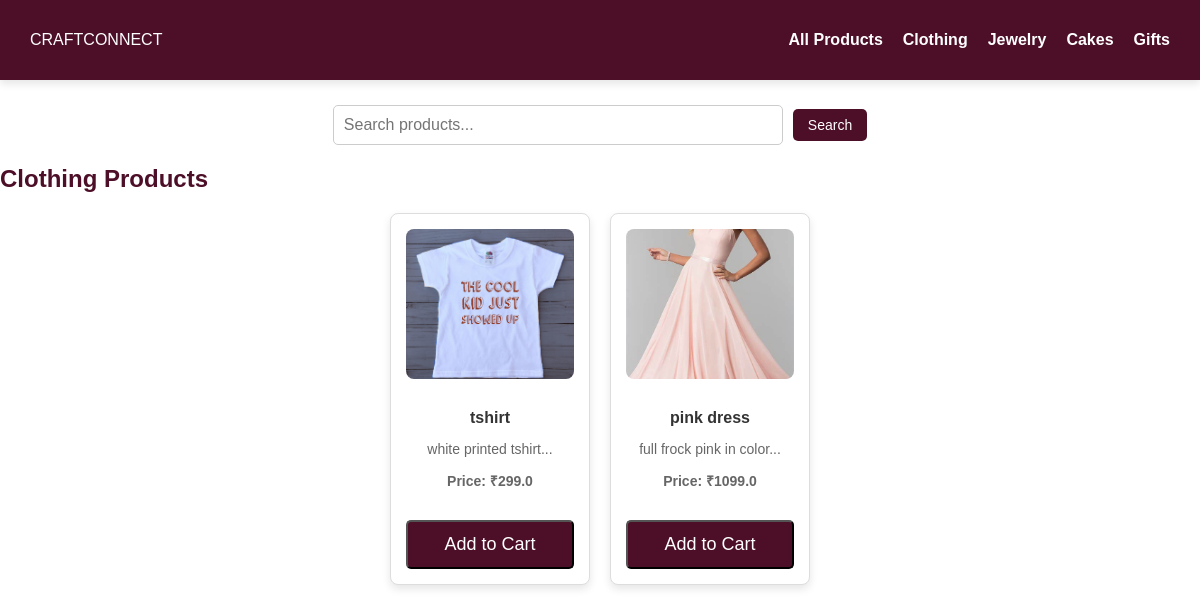
Screenshot of /products/Clothing with the database file from the repository.
### tables this page shows
CREATE TABLE products (
            id INTEGER PRIMARY KEY AUTOINCREMENT,
            name TEXT NOT NULL,
            description TEXT NOT NULL,
            price REAL NOT NULL,
            image TEXT NOT NULL,
            manufacturer_id INTEGER, approved INTEGER DEFAULT 0, category TEXT, stock_limit INTEGER DEFAULT NULL, size_chart TEXT,
            FOREIGN KEY (manufacturer_id) REFERENCES users (id)
        );

### app.py (the view)
@app.route('/products/<category>', methods=['GET', 'POST'])
def products_by_category(category):
    search_query = request.args.get('search', '').strip()  # Get the search query from the URL parameters
    conn = sqlite3.connect("craftconnect.db")
    cursor = conn.cursor()
    if search_query:  # If a search query is provided
        cursor.execute("""
            SELECT * FROM products
            WHERE category = ? AND approved=1 AND(name LIKE ? OR description LIKE ?)
        """, (category, f'%{search_query}%', f'%{search_query}%'))
    else:  # If no search query, display all products in the category
        cursor.execute("SELECT * FROM products WHERE category = ? AND approved=1", (category,))
    products = cursor.fetchall()
    conn.close()
    return render_template('products.html', products=products, category=category, search_query=search_query)

### templates/products.html (shortened to what this page needs)
<!DOCTYPE html>
<html lang="en">
<head>
    <link rel="stylesheet" href="{{ url_for('static', filename='css/styles.css') }}">
</head>
<body>
    <nav class="navbar">
        <div class="logo">CRAFTCONNECT</div>
        <ul class="nav-links">
            <li><a href="{{ url_for('browse_products') }}">All Products</a></li>
            <li><a href="{{ url_for('products_by_category', category='Clothing') }}">Clothing</a></li>
            <li><a href="{{ url_for('products_by_category', category='Jewelry') }}">Jewelry</a></li>
            <li><a href="{{ url_for('products_by_category', category='Cakes') }}">Cakes</a></li>
            <li><a href="{{ url_for('products_by_category', category='Gifts') }}">Gifts</a></li>
        </ul>
    </nav>
    <section class="search-bar">
        <form action="{{ url_for('products_by_category', category=category) }}" method="GET">
            <input type="text" name="search" placeholder="Search products..." value="{{ search_query }}">
            <button type="submit">Search</button>
        </form>
    </section>
    <section class="products-container">
        <h1>{{ category }} Products</h1>
        {% if products %}
        <div class="products-grid">
            {% for product in products %}
            <div class="product-card">
                <a href="{{ url_for('product_details', product_id=product[0]) }}">
                    <img src="{{ url_for('static', filename='uploads/' + product[4]) }}" alt="{{ product[1] }}">
                </a>
                <h3>{{ product[1] }}</h3>
                <p>{{ product[2][:100] }}...</p>
                <p class="price">Price: ₹{{ product[3] }}</p>
                <form action="{{ url_for('add_to_cart', product_id=product[0]) }}" method="POST">
                    <button type="submit" class="button">Add to Cart</button>
                </form>
            </div>
            {% endfor %}
        </div>
        {% else %}
        <p>No products found in this category.</p>
        {% endif %}
    </section>
</body>
</html>

### static/css/styles.css (style rules this page uses)
body { margin: 0; padding: 0; overflow-x: hidden; font-family: Arial, sans-serif; background: white; color: #4D0F28; min-height: 100vh; box-sizing: border-box; width:100%; max-width: 100%; }
.navbar { display: flex; justify-content: space-between; align-items: center; padding: 15px 30px; background: #4D0F28; color: white; box-shadow: 0px 4px 8px rgba(0, 0, 0, 0.1); max-width: 100%; flex-wrap: wrap; }
.nav-links { list-style: none; display: flex; gap: 20px; }
.nav-links a { text-decoration: none; color: white; font-size: 16px; font-weight: bold; transition: color 0.3s ease; }
.button { display: inline-block; margin-top: 20px; padding: 12px 20px; font-size: 18px; background: #4D0F28; color: white; text-decoration: none; border-radius: 5px; transition: 0.3s ease; }
* { outline: none; box-sizing: border-box; max-width: 100vw; }
.products-grid { display: flex; flex-wrap: wrap; justify-content: center; gap: 20px; width: 100%; max-width: 1200px; margin: 0 auto; }
.product-card { background: #fff; color: #4D0F28; padding: 20px; box-shadow: 0px 4px 8px rgba(0, 0, 0, 0.15); text-align: center; border-radius: 8px; transition: transform 0.3s ease, box-shadow 0.3s ease; width: 250px; }
.product-card img { width: 100%; height: 200px; object-fit: cover; border-radius: 5px; margin-bottom: 15px; }
.product-card h3 { font-size: 18px; color: #4D0F28; margin-bottom: 10px; }
.product-card p { font-size: 16px; color: #666; margin-bottom: 10px; }
input, button { width: 100%; padding: 10px; margin-top: 5px; }
.product-card { background-color: #fff; border: 1px solid #ddd; border-radius: 8px; width: 200px; padding: 15px; text-align: center; box-shadow: 0 4px 8px rgba(0, 0, 0, 0.1); }
.product-card img { width: 100%; height: 150px; object-fit: cover; border-radius: 8px; margin-bottom: 10px; }
.product-card h3 { font-size: 16px; color: #333; margin-bottom: 5px; }
.product-card p { font-size: 14px; color: #666; margin-bottom: 10px; }
.search-bar { margin: 20px; text-align: center; }
.search-bar form { display: inline-flex; align-items: center; gap: 10px; }
.search-bar input[type="text"] { width: 450px; padding: 10px; border: 1px solid #ccc; border-radius: 5px; font-size: 16px; }
.search-bar button { background-color: #4D0F28; color: white; border: none; padding: 8px 15px; font-size: 14px; border-radius: 5px; cursor: pointer; width: auto; white-space: nowrap; }
.price { font-size: 18px; font-weight: bold; color: #4D0F28; }

### rows the page displays
products: image+name (picture), name "tshirt", description "white printed tshirt", price "299.0"
products: image (picture), name "pink dress", description "full frock pink in color", price "1099.0"

### other values shown
{{ category }} "Clothing"
